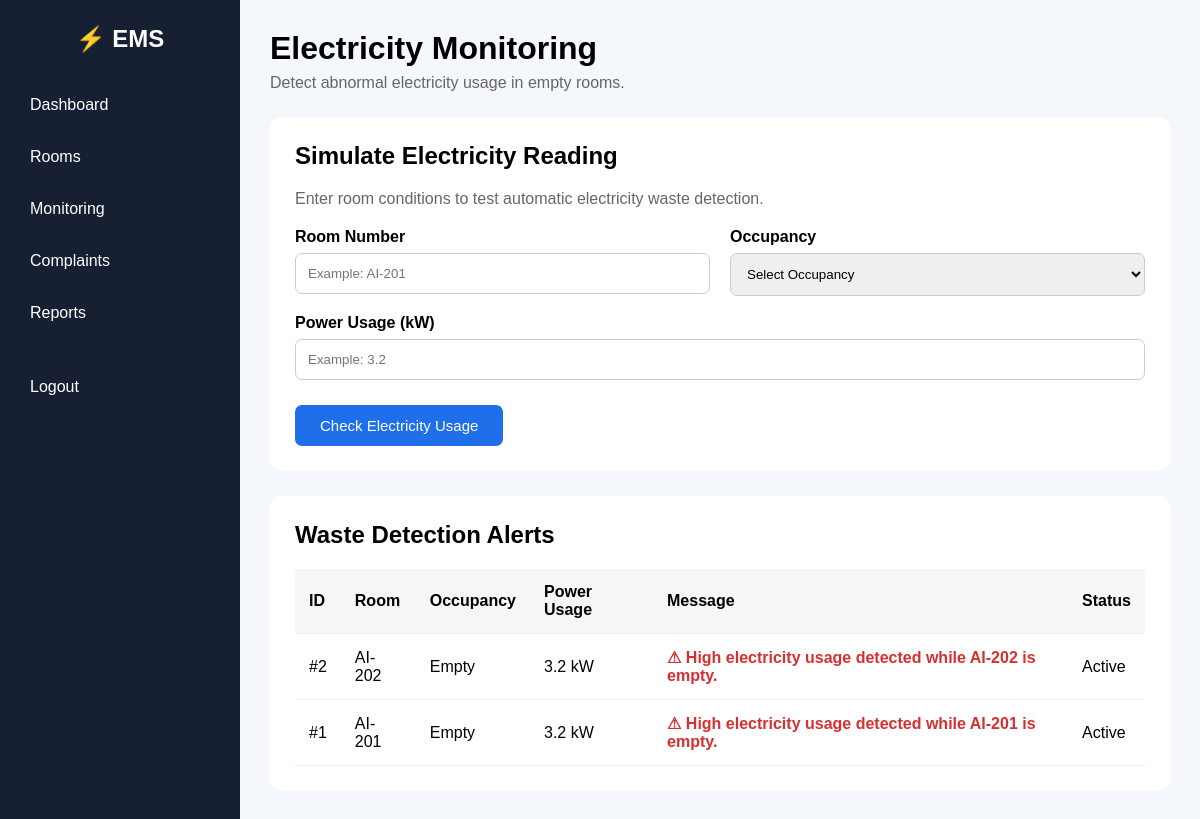
Screenshot of /monitoring with the database file from the repository.
### tables this page shows
CREATE TABLE waste_alerts (
        id INTEGER PRIMARY KEY AUTOINCREMENT,
        room_no TEXT NOT NULL,
        occupancy TEXT NOT NULL,
        power_usage REAL NOT NULL,
        message TEXT NOT NULL,
        status TEXT DEFAULT 'Active'
    );

### app.py (the view)
@app.route("/monitoring")
def monitoring():
    conn = get_db()
    alerts = conn.execute("""
        SELECT * FROM waste_alerts
        ORDER BY id DESC
    """).fetchall()
    conn.close()
    return render_template(
        "monitoring.html",
        alerts=alerts
    )

### app.py (called while the page is built)
def get_db():
    conn = sqlite3.connect(DATABASE)
    conn.row_factory = sqlite3.Row
    return conn

### templates/monitoring.html (shortened to what this page needs)
<!DOCTYPE html>
<html lang="en">
<head>
    <link rel="stylesheet"
          href="{{ url_for('static', filename='css/style.css') }}">
</head>
<body>
<div class="dashboard">
    <aside class="sidebar">
        <h2>⚡ EMS</h2>
        <a href="/dashboard">Dashboard</a>
        <a href="/rooms">Rooms</a>
        <a href="/monitoring">Monitoring</a>
        <a href="/complaints">Complaints</a>
        <a href="/reports">Reports</a>
        <a href="/" class="logout">Logout</a>
    </aside>
    <main class="main-content">
        <div class="topbar">
            <h1>Electricity Monitoring</h1>
            <p>
                Detect abnormal electricity usage
                in empty rooms.
            </p>
        </div>
        <section class="panel">
            <h2>Simulate Electricity Reading</h2>
            <p class="info-text">
                Enter room conditions to test automatic
                electricity waste detection.
            </p>
            <form action="/simulate"
                  method="POST"
                  class="room-form">
                <div class="form-row">
                    <div>
                        <label>Room Number</label>
                        <input type="text"
                               name="room_no"
                               placeholder="Example: AI-201"
                               required>
                    </div>
                    <div>
                        <label>Occupancy</label>
                        <select name="occupancy" required>
                            <option value="">
                                Select Occupancy
                            </option>
                        </select>
                    </div>
                </div>
                <div>
                    <label>Power Usage (kW)</label>
                    <input type="number"
                           name="power_usage"
                           step="0.1"
                           min="0"
                           placeholder="Example: 3.2"
                           required>
                </div>
                <button type="submit"
                        class="primary-btn">
                    Check Electricity Usage
                </button>
            </form>
        </section>
        <section class="panel room-list">
            <h2>Waste Detection Alerts</h2>
            <table>
                <thead>
                    <tr>
                        <th>ID</th>
                        <th>Room</th>
                        <th>Occupancy</th>
                        <th>Power Usage</th>
                        <th>Message</th>
                        <th>Status</th>
                    </tr>
                </thead>
                <tbody>
                {% for alert in alerts %}
                    <tr>
                        <td>
                            #{{ alert["id"] }}
                        </td>
                        <td>
                            {{ alert["room_no"] }}
                        </td>
                        <td>
                            {{ alert["occupancy"] }}
                        </td>
                        <td>
                            {{ alert["power_usage"] }} kW
                        </td>
                        <td class="danger">
                            ⚠ {{ alert["message"] }}
                        </td>
                        <td>
                            {{ alert["status"] }}
                        </td>
                    </tr>
                {% else %}
                    <tr>
                        <td colspan="6">
                            No electricity waste detected.
                        </td>
                    </tr>
                {% endfor %}
                </tbody>
            </table>
        </section>
    </main>
</div>
</body>
</html>

### static/css/style.css (style rules this page uses)
* { margin: 0; padding: 0; box-sizing: border-box; font-family: Arial, sans-serif; }
body { min-height: 100vh; background: #f4f7fb; }
.dashboard { display: flex; min-height: 100vh; }
.sidebar { width: 240px; background: #172033; color: white; padding: 25px 15px; }
.sidebar h2 { text-align: center; margin-bottom: 30px; }
.sidebar a { display: block; color: white; text-decoration: none; padding: 13px 15px; margin-bottom: 8px; border-radius: 7px; }
.sidebar .logout { margin-top: 30px; }
.main-content { flex: 1; padding: 30px; background: #f4f7fb; }
.topbar { margin-bottom: 25px; }
.topbar h1 { margin-bottom: 7px; }
.topbar p { color: #666; }
.panel { background: white; padding: 25px; border-radius: 12px; }
.panel h2 { margin-bottom: 20px; }
table { width: 100%; border-collapse: collapse; }
th, td { padding: 14px; text-align: left; border-bottom: 1px solid #eee; }
th { background: #f5f6f8; }
.danger { color: #d63031; font-weight: bold; }
.room-form { margin-top: 20px; }
.form-row { display: grid; grid-template-columns: 1fr 1fr; gap: 20px; margin-bottom: 18px; }
.room-form label { display: block; margin-bottom: 7px; font-weight: bold; }
.room-form input, .room-form select { width: 100%; padding: 12px; border: 1px solid #ccc; border-radius: 7px; }
.primary-btn { margin-top: 10px; padding: 12px 25px; border: none; border-radius: 7px; background: #1f6feb; color: white; cursor: pointer; font-size: 15px; }
.room-list { margin-top: 25px; }
.info-text { color: #666; margin-bottom: 20px; }
.main-content input[type="number"] { width: 100%; padding: 12px; border: 1px solid #ccc; border-radius: 7px; margin-bottom: 15px; }

### rows the page displays
waste_alerts: id "2", room_no "AI-202", occupancy "Empty", power_usage "3.2", message "High electricity usage detected while AI-202 is empty.", status "Active"
waste_alerts: id "1", room_no "AI-201", occupancy "Empty", power_usage "3.2", message "High electricity usage detected while AI-201 is empty.", status "Active"
